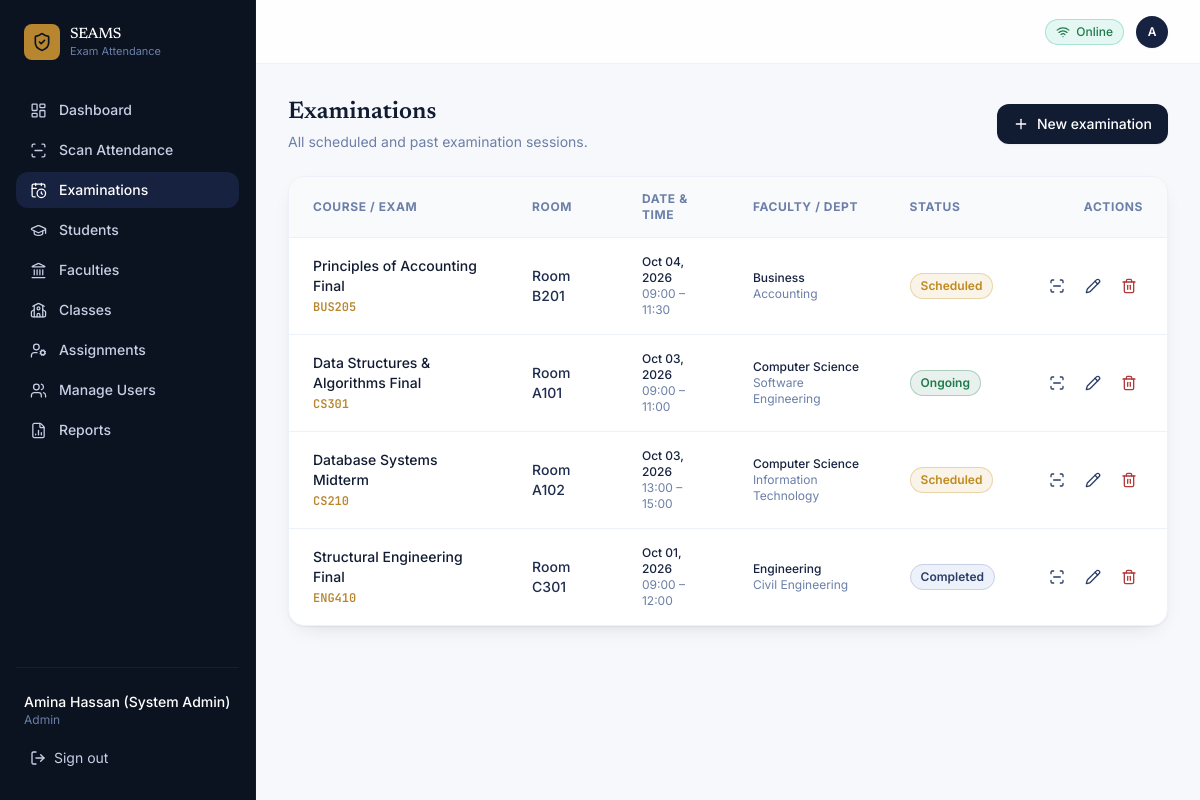
Page /exams.php (signed in) on the committed database.
### tables this page shows
CREATE TABLE IF NOT EXISTS `users` (
    `id` INT AUTO_INCREMENT PRIMARY KEY,
    `full_name` VARCHAR(150) NOT NULL,
    `username` VARCHAR(60) NOT NULL UNIQUE,
    `email` VARCHAR(150) NOT NULL UNIQUE,
    `phone` VARCHAR(30) DEFAULT '',
    `invigilator_id` VARCHAR(50) DEFAULT '',
    `password` VARCHAR(255) NOT NULL,
    `role` ENUM('admin', 'invigilator') NOT NULL DEFAULT 'invigilator',
    `is_active` TINYINT(1) NOT NULL DEFAULT 1,
    `created_at` DATETIME DEFAULT CURRENT_TIMESTAMP
);

CREATE TABLE IF NOT EXISTS `examinations` (
    `id` INT AUTO_INCREMENT PRIMARY KEY,
    `exam_name` VARCHAR(150) NOT NULL,
    `course_code` VARCHAR(50) NOT NULL,
    `exam_date` DATE NOT NULL,
    `start_time` VARCHAR(10) NOT NULL,
    `end_time` VARCHAR(10) NOT NULL,
    `exam_room` VARCHAR(50) NOT NULL,
    `faculty` VARCHAR(100) NOT NULL,
    `department` VARCHAR(100) NOT NULL,
    `require_fee_check` TINYINT(1) NOT NULL DEFAULT 1,
    `status` ENUM('scheduled', 'ongoing', 'completed') NOT NULL DEFAULT 'scheduled',
    `created_by` INT NULL,
    `created_at` DATETIME DEFAULT CURRENT_TIMESTAMP
);

### config/db.php (called while the page is built, shortened)
<?php
function getDB() {
    static $pdo = null;
    if ($pdo === null) {
        try {
            $pdo = new PDO("mysql:host=" . DB_HOST . ";charset=utf8mb4", DB_USER, DB_PASS, [
                PDO::ATTR_ERRMODE => PDO::ERRMODE_EXCEPTION,
                PDO::ATTR_DEFAULT_FETCH_MODE => PDO::FETCH_ASSOC,
            ]);
            $pdo->exec("CREATE DATABASE IF NOT EXISTS `" . DB_NAME . "` CHARACTER SET utf8mb4 COLLATE utf8mb4_unicode_ci");
            $pdo->exec("USE `" . DB_NAME . "`");
        } catch (PDOException $e) {
            die("Database Connection Error: " . $e->getMessage());
        }
    }
    return $pdo;
}
function requireAuth() {
    $pdo = getDB();
    $userId = $_SESSION['user']['id'] ?? 0;
    $username = $_SESSION['user']['username'] ?? '';
    if ($userId > 0) {
        $stmt = $pdo->prepare("SELECT id, full_name, username, email, phone, role, invigilator_id FROM `users` WHERE `id` = ?");
        $stmt->execute([$userId]);
        $u = $stmt->fetch();
    }
    return $_SESSION['user'];
}

### exams.php (the view, shortened to what this page needs)
<?php
require_once __DIR__ . '/includes/header.php';
$pdo = getDB();
if ($isAdmin) {
    $exams = $pdo->query("SELECT * FROM `examinations` ORDER BY `exam_date` DESC, `start_time` ASC")->fetchAll();
}
?>
<div class="space-y-6 fade-up">
    <div class="flex items-center justify-between flex-wrap gap-3">
        <div>
            <h1 class="font-display text-2xl text-ledger-900 font-semibold">Examinations</h1>
            <p class="text-ledger-400 text-sm mt-1">All scheduled and past examination sessions.</p>
        </div>
        <?php if ($isAdmin): ?>
            <button onclick="openModal()" class="flex items-center gap-2 bg-ledger-900 hover:bg-ledger-800 text-white text-sm font-medium px-4 py-2.5 rounded-xl transition-colors shadow-sm">
                <i data-lucide="plus" class="w-4 h-4"></i> New examination
            </button>
        <?php endif; ?>
    </div>
    <div class="bg-white rounded-2xl border border-ledger-100 shadow-card overflow-x-auto">
        <table class="w-full text-sm text-left">
            <thead class="bg-ledger-50/75 border-b border-ledger-100 text-ledger-400 text-xs font-semibold uppercase tracking-wider">
                <tr>
                    <th class="px-6 py-3.5">Course / Exam</th>
                    <th class="px-6 py-3.5">Room</th>
                    <th class="px-6 py-3.5">Date & Time</th>
                    <th class="px-6 py-3.5">Faculty / Dept</th>
                    <th class="px-6 py-3.5">Status</th>
                    <th class="px-6 py-3.5 text-right">Actions</th>
                </tr>
            </thead>
            <tbody class="divide-y divide-ledger-100">
                <?php if (empty($exams)): ?>
                    <tr>
                        <td colspan="6" class="px-6 py-10 text-center text-ledger-400 text-sm">No examinations found.</td>
                    </tr>
                <?php else: ?>
                    <?php foreach ($exams as $e): ?>
                        <?php
                            $badgeClass = 'bg-ledger-100 text-ledger-600 border-ledger-200';
                            if ($e['status'] === 'ongoing') $badgeClass = 'bg-eligible/10 text-eligible border-eligible/30';
                            elseif ($e['status'] === 'scheduled') $badgeClass = 'bg-pending/10 text-pending border-pending/30';
                        ?>
                        <tr class="hover:bg-ledger-50/40 transition-colors">
                            <td class="px-6 py-4">
                                <p class="font-medium text-ledger-900"><?= htmlspecialchars($e['exam_name']) ?></p>
                                <span class="font-mono text-xs text-seal font-semibold"><?= htmlspecialchars($e['course_code']) ?></span>
                            </td>
                            <td class="px-6 py-4 font-medium text-ledger-700">
                                <?= htmlspecialchars($e['exam_room']) ?>
                            </td>
                            <td class="px-6 py-4 text-xs">
                                <p class="text-ledger-800 font-medium"><?= date('M d, Y', strtotime($e['exam_date'])) ?></p>
                                <p class="text-ledger-400"><?= htmlspecialchars($e['start_time']) ?> – <?= htmlspecialchars($e['end_time']) ?></p>
                            </td>
                            <td class="px-6 py-4 text-xs text-ledger-600">
                                <p class="font-medium text-ledger-800"><?= htmlspecialchars($e['faculty']) ?></p>
                                <p class="text-ledger-400"><?= htmlspecialchars($e['department']) ?></p>
                            </td>
                            <td class="px-6 py-4">
                                <span class="inline-flex items-center px-2.5 py-1 rounded-full text-xs font-semibold capitalize border <?= $badgeClass ?>">
                                    <?= htmlspecialchars($e['status']) ?>
                                </span>
                            </td>
                            <td class="px-6 py-4 text-right">
                                <div class="flex items-center justify-end gap-2">
                                    <a href="scan.php?exam_id=<?= $e['id'] ?>" class="p-1.5 rounded-lg text-ledger-600 hover:bg-ledger-100 hover:text-ledger-900 transition-colors" title="Start attendance">
                                        <i data-lucide="scan-line" class="w-4 h-4"></i>
                                    </a>
                                    <?php if ($isAdmin): ?>
                                        <button onclick='editExam(<?= json_encode($e) ?>)' class="p-1.5 rounded-lg text-ledger-600 hover:bg-ledger-100 hover:text-ledger-900 transition-colors" title="Edit">
                                            <i data-lucide="pencil" class="w-4 h-4"></i>
                                        </button>
                                        <form method="POST" action="exams.php" onsubmit="return confirm('Remove this examination? This cannot be undone.');" class="inline">
                                            <button type="submit" class="p-1.5 rounded-lg text-ineligible hover:bg-red-50 transition-colors" title="Delete">
                                                <i data-lucide="trash-2" class="w-4 h-4"></i>
                                            </button>
                                        </form>
                                    <?php endif; ?>
                                </div>
                            </td>
                        </tr>
                    <?php endforeach; ?>
                <?php endif; ?>
            </tbody>
        </table>
    </div>
</div>
<?php require_once __DIR__ . '/includes/footer.php'; ?>

### includes/header.php (shortened to what this page needs)
<?php
require_once __DIR__ . '/../config/db.php';
$currentUser = requireAuth();
$isAdmin = ($currentUser['role'] ?? '') === 'admin';
$currentPage = basename($_SERVER['PHP_SELF']);
function navItem($url, $label, $iconName, $currentPage) {
    $isActive = ($currentPage === $url || ($url === 'index.php' && ($currentPage === '' || $currentPage === 'index.php')));
    $activeClass = $isActive
        ? 'bg-ledger-800 text-white'
        : 'text-ledger-200 hover:bg-ledger-800/60 hover:text-white';
    echo '<a href="' . htmlspecialchars($url) . '" class="flex items-center gap-3 px-3.5 py-2 rounded-xl text-sm font-medium transition-colors ' . $activeClass . '">';
    echo '<i data-lucide="' . htmlspecialchars($iconName) . '" class="w-[17px] h-[17px] stroke-[1.8] shrink-0"></i>';
    echo '<span>' . htmlspecialchars($label) . '</span>';
    echo '</a>';
}
?>
<!DOCTYPE html>
<html lang="en">
<head>
    <script src="https://cdn.tailwindcss.com"></script>
</head>
<body class="min-h-screen flex bg-ledger-50 text-ledger-900 antialiased selection:bg-seal/20 selection:text-seal-dark">
    <aside class="hidden md:flex flex-col w-64 bg-ledger-950 shrink-0 px-4 py-6 border-r border-ledger-900 min-h-screen">
        <div class="flex items-center gap-2.5 px-2 mb-8">
            <div class="w-9 h-9 rounded-lg bg-seal flex items-center justify-center text-ledger-950">
                <i data-lucide="shield-check" class="w-5 h-5 stroke-[2]"></i>
            </div>
            <div class="leading-tight">
                <p class="font-display text-white text-[15px] font-medium tracking-tight">SEAMS</p>
                <p class="text-ledger-400 text-[11px]">Exam Attendance</p>
            </div>
        </div>
        <nav class="flex flex-col gap-1 flex-1">
            <?php navItem('index.php', 'Dashboard', 'layout-dashboard', $currentPage); ?>
            <?php if ($isAdmin): ?>
                <?php navItem('students.php', 'Students', 'graduation-cap', $currentPage); ?>
                <?php navItem('faculties.php', 'Faculties', 'landmark', $currentPage); ?>
                <?php navItem('classes.php', 'Classes', 'school', $currentPage); ?>
                <?php navItem('assignments.php', 'Assignments', 'user-cog', $currentPage); ?>
                <?php navItem('users.php', 'Manage Users', 'users', $currentPage); ?>
                <?php navItem('reports.php', 'Reports', 'file-bar-chart-2', $currentPage); ?>
            <?php endif; ?>
        </nav>
        <div class="mt-auto pt-6 border-t border-ledger-800/80">
            <div class="px-2 mb-3">
                <p class="text-white text-sm font-medium truncate"><?= htmlspecialchars($currentUser['full_name'] ?? 'Admin') ?></p>
                <p class="text-ledger-400 text-xs capitalize"><?= htmlspecialchars($currentUser['role'] ?? 'admin') ?></p>
            </div>
            <a href="logout.php" class="w-full flex items-center gap-2 px-3.5 py-2 rounded-xl text-sm text-ledger-200 hover:bg-ledger-800/60 hover:text-white transition-colors">
                <i data-lucide="log-out" class="w-4 h-4"></i> Sign out
            </a>
        </div>
    </aside>
    <div class="flex-1 flex flex-col min-w-0">
        <header class="h-16 border-b border-ledger-100 bg-white/80 backdrop-blur px-4 md:px-8 flex items-center justify-between sticky top-0 z-30">
            <div class="flex items-center gap-3">
                <div class="flex items-center gap-1.5 px-2.5 py-1 rounded-full text-xs font-medium border bg-emerald-500/10 text-eligible border-emerald-500/30" title="Connected to server">
                    <i data-lucide="wifi" class="w-3.5 h-3.5"></i>
                    <span>Online</span>
                </div>
                <div class="w-8 h-8 rounded-full bg-ledger-800 text-white flex items-center justify-center text-xs font-semibold uppercase shadow-sm">
                    <?= htmlspecialchars(mb_substr($currentUser['full_name'] ?? 'U', 0, 1)) ?>
                </div>
            </div>
        </header>
        <main class="flex-1 p-4 md:p-8 max-w-7xl w-full mx-auto">

### includes/header.php (style rules this page uses)
body { font-family: 'Inter', ui-sans-serif, system-ui, sans-serif; }
.font-display { font-family: 'Newsreader', ui-serif, Georgia, serif; }
.font-mono { font-family: 'JetBrains Mono', ui-monospace, monospace; }
.fade-up { animation: fadeUp 0.25s ease-out forwards; }

### rows in the picture
users: full_name "Amina Hassan (System Admin)", role "Admin", full_name "A"
examinations: exam_name "Principles of Accounting Final", course_code "BUS205", exam_room "Room B201", exam_date "Oct 04, 2026", start_time "09:00", end_time "11:30", faculty "Business", department "Accounting", status "Scheduled"
examinations: exam_name "Data Structures & Algorithms Final", course_code "CS301", exam_room "Room A101", exam_date "Oct 03, 2026", start_time "09:00", end_time "11:00", faculty "Computer Science", department "Software Engineering", status "Ongoing"
examinations: exam_name "Database Systems Midterm", course_code "CS210", exam_room "Room A102", exam_date "Oct 03, 2026", start_time "13:00", end_time "15:00", faculty "Computer Science", department "Information Technology", status "Scheduled"
examinations: exam_name "Structural Engineering Final", course_code "ENG410", exam_room "Room C301", exam_date "Oct 01, 2026", start_time "09:00", end_time "12:00", faculty "Engineering", department "Civil Engineering", status "Completed"

### other values in the picture
$label "Dashboard Scan Attendance Examinations Students Faculties Classes Assignments Manage Users Reports"
